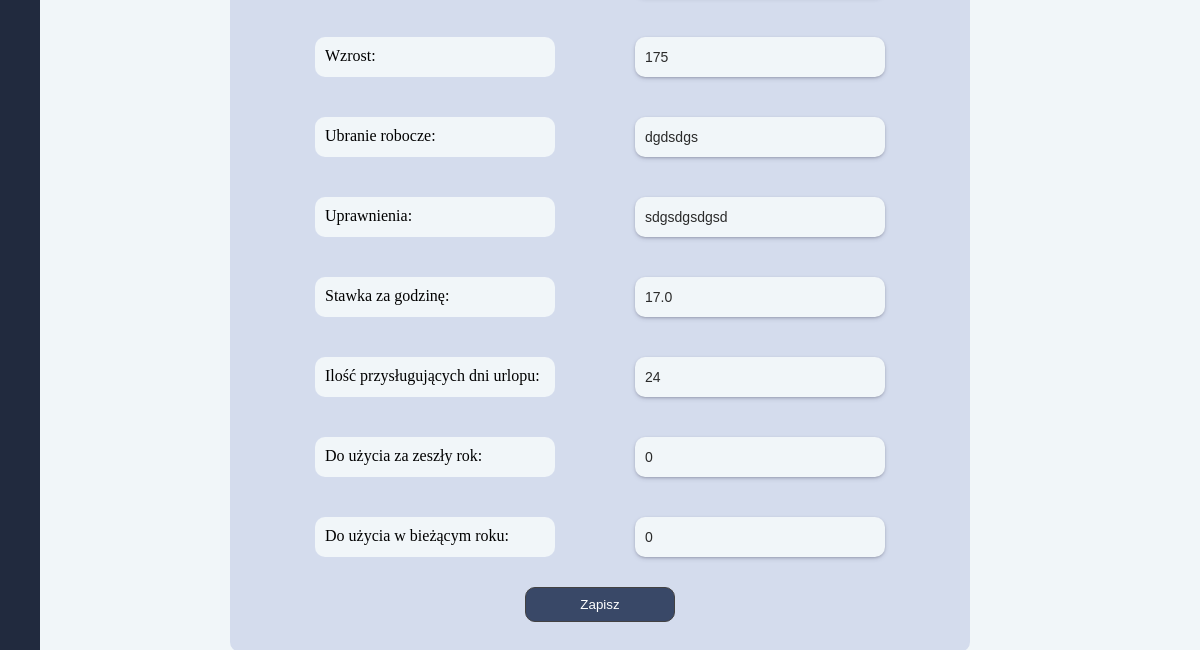
Page /users/user/1/ (signed in, lower part) on the earlier database version.
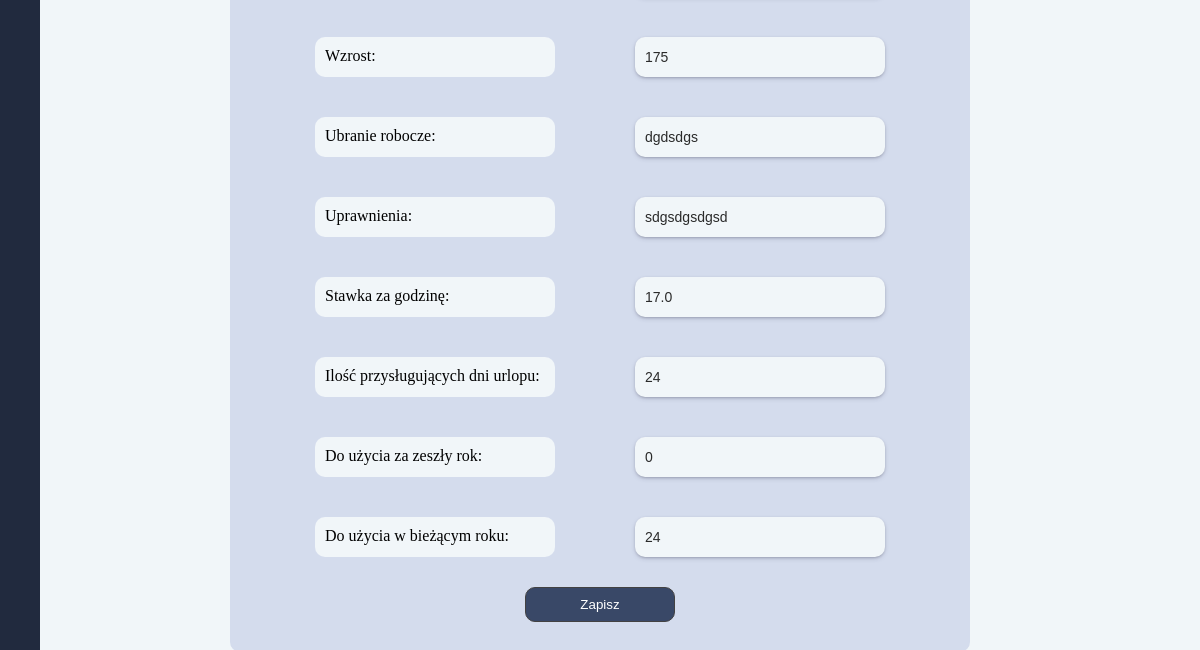
Same page on the later database version.
### users/models.py (models this page shows, shortened)
class CustomUser(AbstractBaseUser, PermissionsMixin):
    acceptation = models.BooleanField(
        _('Zatwierdź'),
        default=False,
    )
    username = models.CharField(
        _('Użytkownik'),
        null=True,
        max_length= 255,
        )
    email = models.EmailField(_("email"), unique=True)
    fp_token = models.CharField(
        null=True,
        max_length=192,
        unique=True,
    )
    birthday = models.CharField(
        _('Data urodzenia'),
        null=True,
        max_length= 55,
        )
    birthplace = models.CharField(
        _('Miejsce urodzenia'),
        null=True,
        max_length= 255,
        )
    workplace = models.CharField(
        _('Miejsce pracy'),
        null=True,
        max_length= 255,
        )
    religion = models.CharField(
        _('Religia'),
        null=True,
        max_length= 255,
        )
    insurance_number = models.CharField(
        _('Numer ubezpieczenia'),
        null=True,
        max_length= 255,
        )
    tax_number = models.CharField(
        _('Numer podatkowy'),
        null=True,
        max_length= 255,
        )
    adress_pl = models.CharField(
        _('Adres w Polsce'),
        null=True,
        max_length= 255,
        )
    adress_de = models.CharField(
        _('Adres w Niemczech'),
        null=True,
        max_length= 255,
        )
    profession = models.CharField(
        _('Zawód'),
        null=True,
        max_length= 255,
        )
    position = models.CharField(
        _('Stanowisko (pracuje w)'),
        null=True,
        max_length= 255,
        )
    internal_tax_number = models.CharField(
        _('Wewnętrzny numer podatkowy'),
        null=True,
        max_length= 255,
        )
    nfz_name = models.CharField(
        _('NFZ - nazwa'),
        null=True,
        max_length= 255,
        )
    nfz_adress = models.CharField(
        _('NFZ - adres'),
        null=True,
        max_length= 255,
        )
    phone_number = models.CharField(
        _('Telefon'),
        null=True,
        max_length= 255,
        )
    bank = models.CharField(
        _('Nazwa banku'),
        null=True,
        max_length= 255,
        )
    bic_swift = models.CharField(
        _('BIC/SWIFT'),
        null=True,
        max_length= 255,
        )
    bank_account = models.CharField(
        _('Konto i właściciel'),
        null=True,
        max_length= 255,
        )
    health_insurance_de = models.CharField(
        _('Ubezpieczenie w Niemczech'),
        null=True,
        max_length= 255,
        )
    health_insurance_de_number = models.CharField(
        _('KK VersNr'),
        null=True,
        max_length= 255,
        )
    shoe_size = models.CharField(
        _('Rozmiar buta'),
        null=True,
        max_length= 255,
        )
    growth = models.CharField(
        _('Wzrost'),
        null=True,
        max_length= 255,
        )
    work_clothes = models.CharField(
        _('Ubranie robocze'),
        null=True,
        max_length= 255,
        )
    rights = models.CharField(
        _('Uprawnienia'),
        null=True,
        max_length= 255,
        )
    payment = models.FloatField(
        _('Stawka za godzinę'),
        default=0
    )
    vacations_days_quantity = models.IntegerField(
        _('Ilość przysługujących dni urlopu'),
        default=0,
    )
    vacations_days_quantity_de = models.IntegerField(
        _('Ilość przysługujących dni urlopu'),
        default=0,
    )
    vacacions_on_demand = models.IntegerField(
        _('Ilość dni urlopu na żądanie'),
        default=4,
    )
    cares_vacations = models.IntegerField(
        _('Ilość dni urlopu opiekuńczego'),
        default=5,
    )
    force_majeure_vacations = models.IntegerField(
        _('Ilość godzin urlopu z powodu siły wyższej'),
        default=16,
    )
    compassionate_vacations = models.IntegerField(
        _('Ilość dni urlopu okolicznościowego'),
        default=2,
    )
    last_year_vacations_days_quantity = models.IntegerField(
        _('Ilość przysługujących dni urlopu za zeszły rok'),
        default=0,
    )
    last_year_vacations_days_quantity_de = models.IntegerField(
        _('Ilość przysługujących dni urlopu za zeszły rok'),
        default=0,
    )
    days_to_use_in_current_year = models.IntegerField(
        _('Do użycia w bieżącym roku'),
        default=0,
    )
    days_to_use_in_current_year_de = models.IntegerField(
        _('Do użycia w bieżącym roku'),
        default=0,
    )
    is_staff = models.BooleanField(default=False)
    is_active = models.BooleanField(default=True)
    date_joined = models.DateTimeField(
        _('Data rejestracji'),
        default=timezone.now,
        )
    USERNAME_FIELD = "email"
    EMAIL_FIELD = "email"
    REQUIRED_FIELDS = []
    objects = CustomUserManager()

### users/views.py (the view, shortened to what this page needs)
# urls.py: path('user/<pk>/', Profile, name='user'),
def Profile(request, pk):
    user = get_object_or_404(CustomUser, id=pk)
    context = {
        'user': user,
    }
    return render(request, 'profile.html', context)

### main/templatetags/vacation_requests.py (called while the page is built)
@register.simple_tag
def request_quantity():
    reqs = VacationRequest.objects.all().order_by('-v_request__id')
    count = 0
    for r in reqs:
        if r.v_request.consideration is True:
            count += 1
    return count

### users/templates/profile.html (shortened to what this page needs)
{% extends 'base.html' %}
{% load static %}
    {% block content %}
    <div class="page-container">
        <div class="add_vacations_grafic_container">
            <form method="POST">
                <div class="vacations_mini_cont">
                </div>
                <div class="vacations_mini_cont">
                    <p class="field">Wzrost:</p>
                    <input class="vacations_input" type="text" value="{{user.growth}}" name="growth">
                </div>
                <div class="vacations_mini_cont">
                    <p class="field">Ubranie robocze:</p>
                    <input class="vacations_input" type="text" value="{{user.work_clothes}}" name="work_clothes">
                </div>
                <div class="vacations_mini_cont">
                    <p class="field">Uprawnienia:</p>
                    <input class="vacations_input" type="text" value="{{user.rights}}" name="rights">
                </div>
                <div class="vacations_mini_cont">
                    <p class="field">Stawka za godzinę:</p>
                    <input class="vacations_input" type="text" value="{{user.payment}}" name="payment">
                </div>
                <div class="vacations_mini_cont">
                    <p class="field">Ilość przysługujących dni urlopu:</p>
                    <input class="vacations_input" type="text" value="{{user.vacations_days_quantity_de}}" name="vacations_days_quantity_de">
                </div>
                <div class="vacations_mini_cont">
                    <p class="field">Do użycia za zeszły rok:</p>
                    <input class="vacations_input" type="text" value="{{user.last_year_vacations_days_quantity_de}}" name="last_year_vacations_days_quantity_de">
                </div>
                <div class="vacations_mini_cont">
                    <p class="field">Do użycia w bieżącym roku:</p>
                    <input class="vacations_input" type="text" value="{{user.days_to_use_in_current_year_de}}" name="days_to_use_in_current_year_de">
                </div>
                {% if request.user.is_superuser %}
                    <div class="vacations_mini_cont">
                        <button class="cwo_btn" type="submit"><a>Zapisz</a></button>
                    </div>
                {% endif %}
            </form>
        </div>
    </div>
    {% endblock %}

Differences in the rows shown:
changed CustomUser "dgdsdgs": days_to_use_in_current_year_de "0" → "24"
